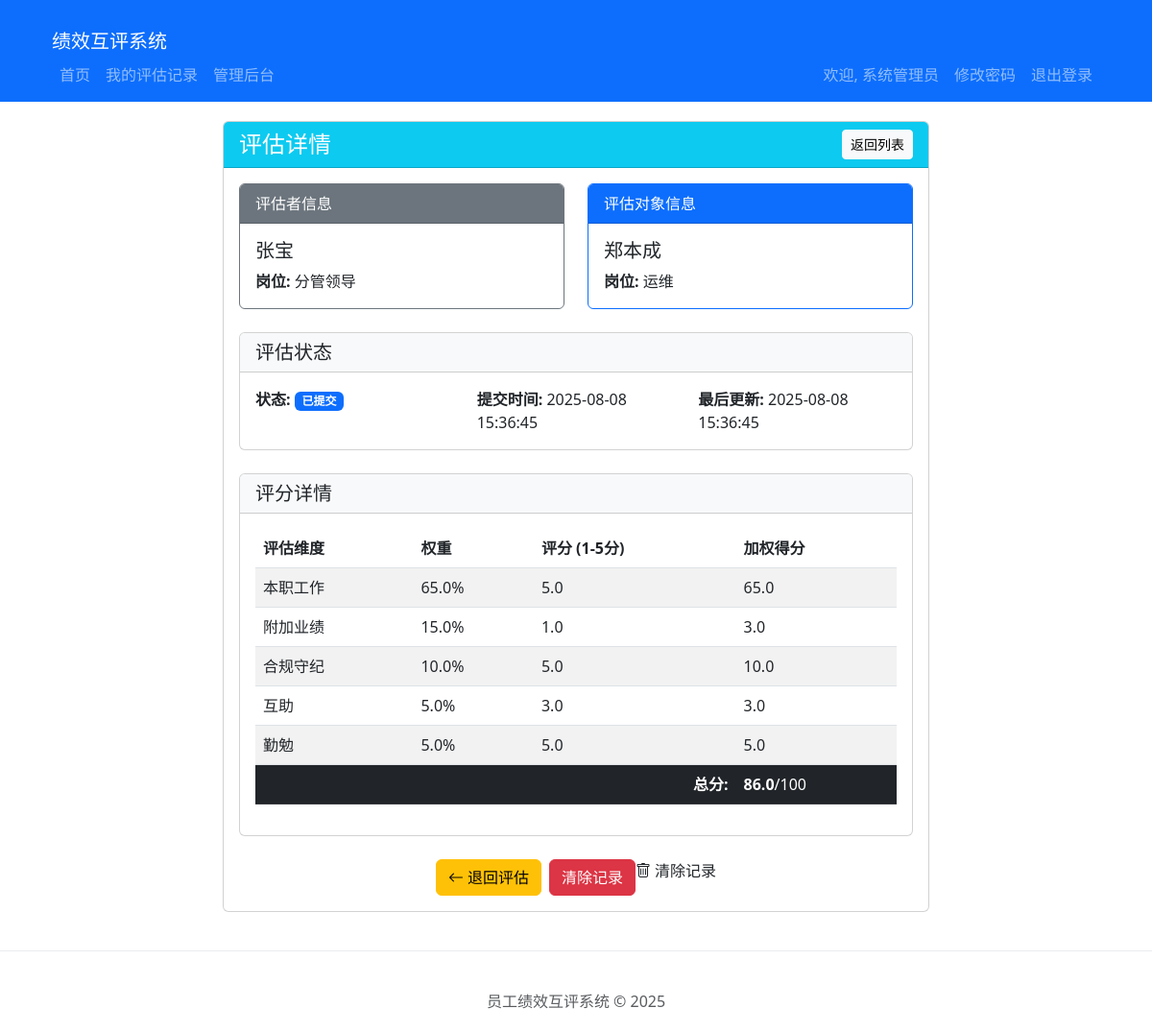
The app's page /admin/evaluations/view/287 (signed in) with its own data.
### models.py (models this page shows, shortened)
class Employee(UserMixin, db.Model):
    __tablename__ = 'employees'
    id = db.Column(db.Integer, primary_key=True)
    employee_id = db.Column(db.String(20), unique=True, nullable=False)
    name = db.Column(db.String(100), nullable=False)
    position = db.Column(db.String(100), nullable=False)
    password_hash = db.Column(db.String(256), nullable=False)
    is_admin = db.Column(db.Boolean, default=False)
    is_frozen = db.Column(db.Boolean, default=False)
    role = db.Column(db.String(20), default='员工', nullable=False)
    position_coefficient = db.Column(db.Float, default=1.0, nullable=False)
    created_at = db.Column(db.DateTime, default=datetime.utcnow)
    updated_at = db.Column(db.DateTime, default=datetime.utcnow, onupdate=datetime.utcnow)

class EvaluationRecord(db.Model):
    __tablename__ = 'evaluation_records'
    id = db.Column(db.Integer, primary_key=True)
    evaluator_id = db.Column(db.Integer, db.ForeignKey('employees.id'), nullable=False)
    evaluatee_id = db.Column(db.Integer, db.ForeignKey('employees.id'), nullable=False)
    task_id = db.Column(db.Integer, db.ForeignKey('evaluation_tasks.id'), nullable=False)
    status = db.Column(db.String(20), default='submitted')  # submitted, returned, withdrawal_requested
    submitted_at = db.Column(db.DateTime, default=datetime.utcnow)
    created_at = db.Column(db.DateTime, default=datetime.utcnow)
    updated_at = db.Column(db.DateTime, default=datetime.utcnow, onupdate=datetime.utcnow)
    withdrawal_reason = db.Column(db.Text)
    evaluator = db.relationship('Employee', foreign_keys=[evaluator_id], backref='evaluations_made')
    evaluatee = db.relationship('Employee', foreign_keys=[evaluatee_id], backref='evaluations_received')
    scores = db.relationship('EvaluationScore', cascade='all, delete-orphan', lazy=True)
    task = db.relationship('EvaluationTask', back_populates='records')
    @property
    def total_score(self):
        published_scores = self.scores  # 包含所有维度的评分，不限制发布状态
        total = sum(score.score * score.dimension.weight for score in published_scores)
        total_weight = sum(score.dimension.weight for score in published_scores)
        if total_weight == 0:
            return 0  # 避免除以零错误
        if total_weight > 1.0001:
            from flask import current_app
            current_app.logger.warning(f"评估维度权重总和超过100%: {total_weight:.4f}")
        return round(min(total * 20, 100.0), 2)  # 确保总分不超过100分

class EvaluationScore(db.Model):
    __tablename__ = 'evaluation_scores'
    id = db.Column(db.Integer, primary_key=True)
    evaluation_record_id = db.Column(db.Integer, db.ForeignKey('evaluation_records.id'), nullable=False)
    dimension_id = db.Column(db.Integer, db.ForeignKey('evaluation_dimensions.id'), nullable=False)
    score = db.Column(db.Float, nullable=False)
    comment = db.Column(db.String(500))
    record = db.relationship('EvaluationRecord', overlaps="scores")
    dimension = db.relationship('EvaluationDimension')

class EvaluationDimension(db.Model):
    __tablename__ = 'evaluation_dimensions'
    id = db.Column(db.Integer, primary_key=True)
    name = db.Column(db.String(100), nullable=False)
    status = db.Column(db.String(20), default='published', nullable=False)
    weight = db.Column(db.Float, nullable=False)
    created_at = db.Column(db.DateTime, default=datetime.utcnow)
    updated_at = db.Column(db.DateTime, default=datetime.utcnow, onupdate=datetime.utcnow)

### app.py (the view)
@app.route('/admin/evaluations/view/<int:id>')
@login_required
@admin_required
def view_evaluation(id):
    from models import EvaluationRecord
    evaluation = EvaluationRecord.query.options(joinedload(EvaluationRecord.scores).joinedload(EvaluationScore.dimension)).get_or_404(id)
    return render_template('admin/evaluation_view.html', evaluation=evaluation)

### app.py (called while the page is built)
def admin_required(f):
    @wraps(f)
    def decorated_function(*args, **kwargs):
        if not current_user.is_authenticated:
            return redirect(url_for('login', next=request.url))
        if not current_user.is_admin:
            abort(403)
        return f(*args, **kwargs)
    return decorated_function

@app.template_filter('shanghai_time')
def shanghai_time_filter(dt, format='%Y-%m-%d %H:%M:%S'):
    if dt is None:
        return ""
    utc_dt = pytz.utc.localize(dt)
    shanghai_tz = pytz.timezone('Asia/Shanghai')
    return utc_dt.astimezone(shanghai_tz).strftime(format)

@login_manager.user_loader
def load_user(user_id):
    return Employee.query.get(int(user_id))

### templates/admin/evaluation_view.html (shortened to what this page needs)
{% extends 'base.html' %}
{% block content %}
<div class="row">
    <div class="col-md-8 offset-md-2">
        <div class="card">
            <div class="card-header bg-info text-white">
                <div class="d-flex justify-content-between align-items-center">
                    <h4 class="mb-0">评估详情</h4>
                    <a href="{{ url_for('admin_evaluation_query') }}" class="btn btn-light btn-sm">返回列表</a>
                </div>
            </div>
            <div class="card-body">
                <div class="row mb-4">
                    <div class="col-md-6">
                        <div class="card border-secondary">
                            <div class="card-header bg-secondary text-white">评估者信息</div>
                            <div class="card-body">
                                <h5 class="card-title">{{ evaluation.evaluator.name }}</h5>
                                <p class="card-text"><strong>岗位:</strong> {{ evaluation.evaluator.position }}</p>
                            </div>
                        </div>
                    </div>
                    <div class="col-md-6">
                        <div class="card border-primary">
                            <div class="card-header bg-primary text-white">评估对象信息</div>
                            <div class="card-body">
                                <h5 class="card-title">{{ evaluation.evaluatee.name }}</h5>
                                <p class="card-text"><strong>岗位:</strong> {{ evaluation.evaluatee.position }}</p>
                            </div>
                        </div>
                    </div>
                </div>
                <div class="card mb-4">
                    <div class="card-header bg-light">
                        <h5 class="mb-0">评估状态</h5>
                    </div>
                    <div class="card-body">
                        <div class="row">
                            <div class="col-md-4">
                                <strong>状态:</strong>
                                {% if evaluation.status == 'draft' %}
                                    <span class="badge bg-secondary">草稿</span>
                                {% elif evaluation.status == 'submitted' %}
                                    <span class="badge bg-primary">已提交</span>
                                {% elif evaluation.status == 'returned' %}
                                    <span class="badge bg-warning">已退回</span>
                                {% endif %}
                            </div>
                            <div class="col-md-4">
                                <strong>提交时间:</strong>
                                {{ evaluation.submitted_at|shanghai_time if evaluation.submitted_at else '-' }}
                            </div>
                            <div class="col-md-4">
                                <strong>最后更新:</strong>
                                {{ evaluation.updated_at|shanghai_time }}
                            </div>
                        </div>
                    </div>
                </div>
                <div class="card mb-4">
                    <div class="card-header bg-light">
                        <h5 class="mb-0">评分详情</h5>
                    </div>
                    <div class="card-body">
                        <div class="table-responsive">
                            <table class="table table-striped">
                                <thead>
                                    <tr>
                                        <th>评估维度</th>
                                        <th>权重</th>
                                        <th>评分 (1-5分)</th>
                                        <th>加权得分</th>
                                    </tr>
                                </thead>
                                <tbody>
                                    {% for score in evaluation.scores %}
                                    <tr>
                                        <td>{{ score.dimension.name }}</td>
                                        <td>{{ score.dimension.weight*100 }}%</td>
                                        <td>{{ score.score }}</td>
                                        <td>{{ (score.score * score.dimension.weight * 20)|round(2) }}</td>
                                    </tr>
                                    {% endfor %}
                                </tbody>
                                <tfoot>
                                    <tr class="table-dark">
                                        <td colspan="3" class="text-end"><strong>总分:</strong></td>
                                        <td><strong>{{ evaluation.total_score }}</strong>/100</td>
                                    </tr>
                                </tfoot>
                            </table>
                        </div>
                    </div>
                </div>
                <div class="d-flex justify-content-center">
                    {% if evaluation.status == 'submitted' %}
                        <a href="{{ url_for('return_evaluation', id=evaluation.id) }}" class="btn btn-warning me-2" onclick="return confirm('确定要退回此评估吗？')">
                            <i class="bi bi-arrow-left me-1"></i>退回评估
                        </a>
                        <form action="{{ url_for('delete_evaluation', id=evaluation.id) }}" method="post" onsubmit="return confirm('确定要清除此评估记录吗？此操作不可恢复。')">
    <button type="submit" class="btn btn-danger">清除记录</button>
</form>
                            <i class="bi bi-trash me-1"></i>清除记录
                    {% endif %}
                </div>
            </div>
        </div>
    </div>
</div>
{% endblock %}
{% block extra_css %}
<link href="{{ url_for('static', filename='css/bootstrap-icons.css') }}" rel="stylesheet">
{% endblock %}

### templates/base.html (shortened to what this page needs)
<!DOCTYPE html>
<html lang="zh-CN">
<head>
    <link href="{{ url_for('static', filename='css/bootstrap.min.css') }}" rel="stylesheet">
    {% block extra_css %}{% endblock %}
</head>
<body>
    <nav class="navbar navbar-expand-lg navbar-dark bg-primary">
    <div class="container">
    <div class="container-fluid">
        <a class="navbar-brand" href="{{ url_for('index') }}">绩效互评系统</a>
        <div class="collapse navbar-collapse" id="navbarNav">
        {% if current_user.is_authenticated %}
        <ul class="navbar-nav me-auto">
            <li class="nav-item">
                <a class="nav-link" href="{{ url_for('index') }}">首页</a>
            </li>
            <li class="nav-item">
                <a class="nav-link" href="{{ url_for('my_evaluations') }}">我的评估记录</a>
            </li>
            {% if current_user.employee_id == '10000' %}
            <li class="nav-item">
                <a class="nav-link" href="{{ url_for('admin_dashboard') }}">管理后台</a>
            </li>
            {% endif %}
        </ul>
        <ul class="navbar-nav">
            <li class="nav-item">
                <span class="nav-link">欢迎, {{ current_user.name }}</span>
            </li>
            <li class="nav-item">
                  <a href="{{ url_for('change_password') }}" class="nav-link">修改密码</a>
              </li>
              <li class="nav-item">
                  <a href="{{ url_for('logout') }}" class="nav-link">退出登录</a>
              </li>
        </ul>
        {% else %}
        <ul class="navbar-nav ms-auto">
            <li class="nav-item">
                <a class="nav-link" href="{{ url_for('login') }}">登录</a>
            </li>
        </ul>
        {% endif %}
        </div>
    </nav>
    <div class="container">
        {% block content %}{% endblock %}
    </div>
    <footer class="footer">
        <div class="container">
            <span class="text-muted">员工绩效互评系统 &copy; 2025</span>
        </div>
    </footer>
</body>
</html>

### templates/base.html (style rules this page uses)
.container { margin-top: 20px; }
.footer { margin-top: 40px; padding: 20px; text-align: center; border-top: 1px solid #e9ecef; }

### records on screen
Employee: name "系统管理员"
Employee: evaluator.name "张宝", evaluator.position "分管领导"
Employee: evaluatee.name "郑本成", evaluatee.position "运维"
EvaluationRecord: submitted_at|shanghai_time "2025-08-08 15:36:45", updated_at|shanghai_time "2025-08-08 15:36:45"
EvaluationScore: dimension.name "本职工作", score.dimension.weight*100 "65.0", score "5.0", (score.score*score.dimension.weight*20)|round(2) "65.0", total_score "86.0"
EvaluationScore: dimension.name "附加业绩", score.dimension.weight*100 "15.0", score "1.0", (score.score*score.dimension.weight*20)|round(2) "3.0"
EvaluationScore: dimension.name "合规守纪", score.dimension.weight*100 "10.0", score "5.0", (score.score*score.dimension.weight*20)|round(2) "10.0"
EvaluationScore: dimension.name "互助", score.dimension.weight*100 "5.0", score "3.0", (score.score*score.dimension.weight*20)|round(2) "3.0"
EvaluationScore: dimension.name "勤勉", score.dimension.weight*100 "5.0", score "5.0", (score.score*score.dimension.weight*20)|round(2) "5.0"
